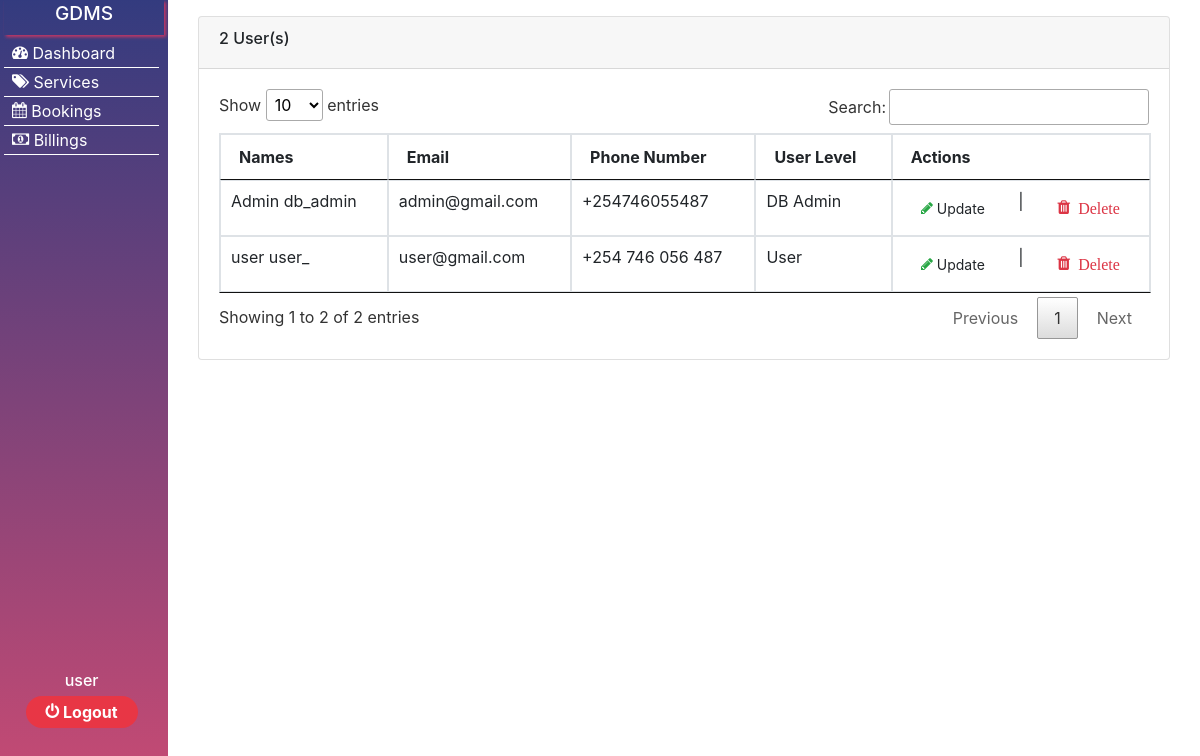
The page /src/users.php (signed in) on the database its author committed.
### tables this page shows
CREATE TABLE `users` (
  `id` int(6) NOT NULL,
  `first_name` varchar(50) NOT NULL,
  `last_name` varchar(60) NOT NULL,
  `email_address` varchar(100) NOT NULL,
  `phone_number` varchar(25) NOT NULL,
  `password` varchar(150) NOT NULL,
  `user_level` int(2) NOT NULL,
  `date_created` timestamp NOT NULL DEFAULT current_timestamp()
);

### src/include/functions.php (called while the page is built, shortened)
<?php
$app_name = "GDMS";
$host = "localhost";
$user = "root";
$password = "";
$database = "db_golden_decorations_MS";
$db_connection = mysqli_connect($host, $user, $password, $database);
    if (isset($_COOKIE['error'])): ?>
<?php endif;
function fetch_all($table_name): mysqli_result|bool
{
    global $db_connection;
    $fetched_records = $db_connection->query("SELECT * FROM $table_name") or die($db_connection);
    return $fetched_records;
}
function count_all_rows($table_name): int
{
    return mysqli_num_rows(fetch_all($table_name));
}

### src/users.php (the view, shortened to what this page needs)
<?php
include_once "include/_include_authenticated_essentials.php";
include_once "include/_users.php";
start_html("Users");
include_once "include/sidenav.php"
?>
<section class="container main_content users">
        <div class="container">
                <div class="row justify-content-center">
                        <div class="col-12 mt-3">
                                <div class="card">
                                <div class="card-header">
                                        <div class="row">
                                        <div class="col">
                                                <h6><?= count_all_rows("users") ?> User(s)</h6>
                                        </div>
                                        </div>
                                </div>
                                <div class="card-body">
                                        <table class="table table-bordered table-hover" id="data_table">
                                        <thead>
                                        <tr>
                                                <th>Names</th>
                                                <th>Email</th>
                                                <th>Phone Number</th>
                                                <th>User Level</th>
                                                <th>Actions</th>
                                        </tr>
                                        </thead>
                                        <tbody>
                                        <?php foreach(fetch_all("users") as $user): ?>
                                                <tr>
                                                <td><?= $user['first_name'] ?> <?= $user['last_name'] ?></td>
                                                <td><?= $user['email_address'] ?></td>
                                                <td><?= $user['phone_number'] ?></td>
                                                <td>
                                                        <?php
                                                         $user_level = $user['user_level'];
                                                         interpret_user_level($user_level);
                                                        ?>
                                                </td>
                                                <td>
                                                        <div class="row">
                                                        <div class="col d-flex justify-content-center">
                                                                <form action="update_user.php" method="post" class="form-inline">
                                                                <button class="btn btn-sm" type="submit" name="edit_user"><span class="text-success table-icons icon-pencil"></span> Update</button>
                                                                </form>
                                                        </div>
                                                        |
                                                        <div class="col d-flex justify-content-center">
                                                        <form action="./users.php" method="post">
                                                                <button class="btn" type="submit" name="delete_user" onclick="return confirm_delete()"><span class="text-danger table-icons icon-trash"> Delete</span></button>
                                                        </form>
                                                        </div>
                                                        </div>
                                                </td>
                                                </tr>
                                        <?php endforeach; ?>
                                        </tbody>
                                        </table>
                                </div>
                                </div>
                        </div>
                </div>
    </div>
</section>
<?php
end_html();
?>

### src/include/_html_templates.php (shortened to what this page needs)
<?php
function start_html($page_title)
{
    ?>
    <!doctype html>
    <html lang="en">
    <head>
        <link rel="stylesheet" href="../assets/css/bootstrap.min.css">
        <link rel="stylesheet" href="../assets/css/icomoon.css">
        <link rel="stylesheet" href="../assets/css/jquery.dataTables.min.css">
        <link rel="stylesheet" href="../assets/css/main.css">
    </head>
    <body>
    <?php
}
        ?>
        <?php
function end_html(){
        ?>
        </body>
        </html>
        <?php
    }

### src/include/sidenav.php (shortened to what this page needs)
<aside class="sidenav">
    <div class="app_name">
        <h3><?= $app_name ?></h3>
    </div>
    <ul>
        <li><a href="dashboard.php"><span class="icon-dashboard"></span> Dashboard</a></li>
        <li><a href="services.php"><span class="icon-tags"></span> Services</a></li>
            <li><a href="bookings.php"><span class="icon-calendar"></span> Bookings</a></li>
            <li><a href="billings.php"><span class="icon-money"></span> Billings</a></li>
    </ul>
    <div class="login_controls">
        <ul>
            <li><?= $_SESSION['user_first_name'] ?></li>
            <li>
                <form action="include/functions.php" method="post">
                    <button type="submit" class="logout_btn" name="logout_btn"><span class="icon-power-off"></span>
                        Logout
                    </button>
                </form>
            </li>
        </ul>
    </div>
</aside>

### src/include/_users.php (shortened to what this page needs)
<?php
function interpret_user_level($user_level){
        if($user_level == 1){
                echo "User";
        }else if ($user_level == 2){
                echo "Decorator";
        }else{
                echo "DB Admin";
        }
}

### assets/css/icomoon.css (style rules this page uses)
[class^="icon-"], [class*=" icon-"] { font-family: 'icomoon' !important; speak: none; font-style: normal; font-weight: normal; font-variant: normal; text-transform: none; line-height: 1; -webkit-font-smoothing: antialiased; -moz-osx-font-smoothing: grayscale; }
.icon-power-off:before { content: "\f011"; }
.icon-tags:before { content: "\f02c"; }
.icon-pencil:before { content: "\f040"; }
.icon-calendar:before { content: "\f073"; }
.icon-money:before { content: "\f0d6"; }
.icon-dashboard:before { content: "\f0e4"; }
.icon-trash:before { content: "\f1f8"; }

### assets/css/main.css (style rules this page uses)
* { margin: 0; padding: 0; box-sizing: border-box; }
aside { position: relative; position: fixed; height: 100vh; width: 14%; display: block; color: #fafafa; background: linear-gradient(rgba(29, 38, 113, 0.9), rgba(195, 55, 100, 0.9)); }
aside .app_name { width: 95%; margin: auto; color: #fff; text-align: center; padding: 2px; box-shadow: 2px 2px 3px #C33764; }
aside h3 { font-size: 1.2em; }
aside ul { padding: 4px; }
aside li { width: 97%; padding: 2px 8px; border-bottom: 1px solid #fff; }
aside a { color: #fff; display: block; }
aside .login_controls { position: absolute; width: 100%; text-align: center; bottom: 50px; color: #fff; font-weight: 500; }
aside .login_controls li { border: none; }
aside .login_controls .logout_btn { border: none; background: #e83645; color: white; font-weight: bold; border-radius: 32px; padding: 4px 20px; }
.main_content { margin-left: 14%; width: 86%; }

### rows shown on the page
users: first_name "Admin", last_name "db_admin", email_address "admin@gmail.com", phone_number "+254746055487", user_level "DB Admin"
users: first_name "user", last_name "user_", email_address "user@gmail.com", phone_number "+254 746 056 487", user_level "User"

### other values the page prints
$app_name "GDMS"
$_SESSION['user_first_name'] "user"
count_all_rows("users") "2"
